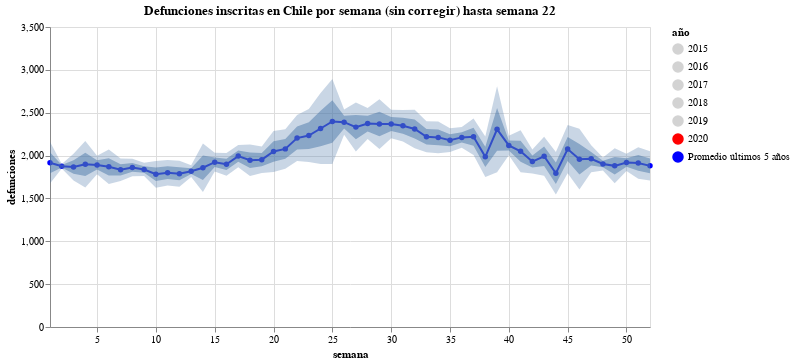

Notebook cell for this chart:
### Code cell
#hide_input
label = alt.selection_single(
    encodings=['x'], # limit selection to x-axis value
    on='mouseover',  # select on mouseover events
    nearest=True,    # select data point nearest the cursor
    empty='none'     # empty selection includes no data points
)

base = alt.Chart(deaths_year_week.drop([i for i in np.arange(2010,2015)]).reset_index().melt("año", value_name="defunciones")).mark_line(point=True).encode(
    x = alt.X("semana:Q",scale=alt.Scale(domain=(1, 52))),
    y = alt.Y("defunciones", scale=alt.Scale(domain=(0,3500))),
    color=alt.Color('año:N', scale=alt.Scale(range=['lightgray', 'lightgray', 'lightgray', 'lightgray', 'lightgray', 'red',"blue"], 
                                             domain=["2015", "2016", "2017", "2018", "2019", "2020", "Promedio últimos 5 años"]))
)

alt.layer(
    base, # base line chart
    
    alt.Chart(df_expected.reset_index()).mark_area(
        opacity=0.5
    ).encode(
        x=alt.X("semana", scale=alt.Scale(domain=(1, 52))),
        y=alt.Y("lower:Q", axis=alt.Axis(title="defunciones")),
        y2="upper:Q"
    ),
    
    alt.Chart(df_expected.reset_index()).mark_area(
        opacity=0.3
    ).encode(
        x=alt.X("semana", scale=alt.Scale(domain=(1, 52))),
        y="lower 2:Q",
        y2="upper 2:Q"
    ),
    # add a rule mark to serve as a guide line
    alt.Chart().mark_rule(color='#aaa').encode(
        x = alt.X('semana:Q', scale=alt.Scale(domain=(1, 52)), axis=alt.Axis(title='semana'), sort=None)
    ).transform_filter(label),
    
    # add circle marks for selected time points, hide unselected points
    base.mark_circle().encode(
        opacity=alt.condition(label, alt.value(1), alt.value(0))
    ).add_selection(label),

    # add white stroked text to provide a legible background for labels
    base.mark_text(align='left', dx=5, dy=-5, stroke='white', strokeWidth=2).encode(
        text='defunciones'
    ).transform_filter(label),

    # add text labels for stock prices
    base.mark_text(align='left', dx=5, dy=-5).encode(
        text='defunciones'
    ).transform_filter(label),
    
    data=deaths_year_week.drop([i for i in np.arange(2010,2015)]).reset_index().melt("año", value_name="defunciones")
).properties(
    title = f'Defunciones inscritas en Chile por semana (sin corregir) hasta semana {current_week-1}',
    width=600
)

### Figure 1 — Vega-Lite specification as saved in the notebook (floating-point values rounded to 4 significant figures; data arrays with more than 128 entries replaced by an {"elided": "..."} marker saying what was removed)
{"config": {"view": {"continuousWidth": 400, "continuousHeight": 300}}, "layer": [{"data": {"name": "data-f079d6935d9db81a7b47558b34f696d6"}, "mark": {"type": "line", "point": true}, "encoding": {"color": {"type": "nominal", "field": "año", "scale": {"domain": ["2015", "2016", "2017", "2018", "2019", "2020", "Promedio últimos 5 años"], "range": ["lightgray", "lightgray", "lightgray", "lightgray", "lightgray", "red", "blue"]}}, "x": {"type": "quantitative", "field": "semana", "scale": {"domain": [1, 52]}}, "y": {"type": "quantitative", "field": "defunciones", "scale": {"domain": [0, 3500]}}}}, {"data": {"name": "data-3a2e35957f1ba8fd87d25a2554e382c3"}, "mark": {"type": "area", "opacity": 0.5}, "encoding": {"x": {"type": "quantitative", "field": "semana", "scale": {"domain": [1, 52]}}, "y": {"type": "quantitative", "axis": {"title": "defunciones"}, "field": "lower"}, "y2": {"field": "upper"}}}, {"data": {"name": "data-3a2e35957f1ba8fd87d25a2554e382c3"}, "mark": {"type": "area", "opacity": 0.3}, "encoding": {"x": {"type": "quantitative", "field": "semana", "scale": {"domain": [1, 52]}}, "y": {"type": "quantitative", "field": "lower 2"}, "y2": {"field": "upper 2"}}}, {"mark": {"type": "rule", "color": "#aaa"}, "encoding": {"x": {"type": "quantitative", "axis": {"title": "semana"}, "field": "semana", "scale": {"domain": [1, 52]}, "sort": null}}, "transform": [{"filter": {"selection": "selector001"}}]}, {"data": {"name": "data-f079d6935d9db81a7b47558b34f696d6"}, "mark": "circle", "encoding": {"color": {"type": "nominal", "field": "año", "scale": {"domain": ["2015", "2016", "2017", "2018", "2019", "2020", "Promedio últimos 5 años"], "range": ["lightgray", "lightgray", "lightgray", "lightgray", "lightgray", "red", "blue"]}}, "opacity": {"condition": {"value": 1, "selection": "selector001"}, "value": 0}, "x": {"type": "quantitative", "field": "semana", "scale": {"domain": [1, 52]}}, "y": {"type": "quantitative", "field": "defunciones", "scale": {"domain": [0, 3500]}}}, "selection": {"selector001": {"type": "single", "encodings": ["x"], "on": "mouseover", "nearest": true, "empty": "none"}}}, {"data": {"name": "data-f079d6935d9db81a7b47558b34f696d6"}, "mark": {"type": "text", "align": "left", "dx": 5, "dy": -5, "stroke": "white", "strokeWidth": 2}, "encoding": {"color": {"type": "nominal", "field": "año", "scale": {"domain": ["2015", "2016", "2017", "2018", "2019", "2020", "Promedio últimos 5 años"], "range": ["lightgray", "lightgray", "lightgray", "lightgray", "lightgray", "red", "blue"]}}, "text": {"type": "quantitative", "field": "defunciones"}, "x": {"type": "quantitative", "field": "semana", "scale": {"domain": [1, 52]}}, "y": {"type": "quantitative", "field": "defunciones", "scale": {"domain": [0, 3500]}}}, "transform": [{"filter": {"selection": "selector001"}}]}, {"data": {"name": "data-f079d6935d9db81a7b47558b34f696d6"}, "mark": {"type": "text", "align": "left", "dx": 5, "dy": -5}, "encoding": {"color": {"type": "nominal", "field": "año", "scale": {"domain": ["2015", "2016", "2017", "2018", "2019", "2020", "Promedio últimos 5 años"], "range": ["lightgray", "lightgray", "lightgray", "lightgray", "lightgray", "red", "blue"]}}, "text": {"type": "quantitative", "field": "defunciones"}, "x": {"type": "quantitative", "field": "semana", "scale": {"domain": [1, 52]}}, "y": {"type": "quantitative", "field": "defunciones", "scale": {"domain": [0, 3500]}}}, "transform": [{"filter": {"selection": "selector001"}}]}], "data": {"name": "data-f079d6935d9db81a7b47558b34f696d6"}, "title": "Defunciones inscritas en Chile por semana (sin corregir) hasta semana 22", "width": 600, "$schema": "https://vega.github.io/schema/vega-lite/v4.8.1.json", "datasets": {"data-f079d6935d9db81a7b47558b34f696d6": {"elided": "364 records"}, "data-3a2e35957f1ba8fd87d25a2554e382c3": [{"semana": 1, "Expected": 1917.0, "lower": 1795.0, "upper": 2039.0, "lower 2": 1673.0, "upper 2": 2162.0}, {"semana": 2, "Expected": 1875.0, "lower": 1861.0, "upper": 1889.0, "lower 2": 1848.0, "upper 2": 1902.0}, {"semana": 3, "Expected": 1866.0, "lower": 1788.0, "upper": 1944.0, "lower 2": 1710.0, "upper 2": 2022.0}, {"semana": 4, "Expected": 1898.0, "lower": 1762.0, "upper": 2034.0, "lower 2": 1627.0, "upper 2": 2170.0}, {"semana": 5, "Expected": 1891.0, "lower": 1837.0, "upper": 1945.0, "lower 2": 1783.0, "upper 2": 1999.0}, {"semana": 6, "Expected": 1869.0, "lower": 1768.0, "upper": 1970.0, "lower 2": 1667.0, "upper 2": 2070.0}, {"semana": 7, "Expected": 1834.0, "lower": 1768.0, "upper": 1900.0, "lower 2": 1703.0, "upper 2": 1965.0}, {"semana": 8, "Expected": 1861.0, "lower": 1810.0, "upper": 1912.0, "lower 2": 1759.0, "upper 2": 1963.0}, {"semana": 9, "Expected": 1838.0, "lower": 1800.0, "upper": 1876.0, "lower 2": 1761.0, "upper 2": 1915.0}, {"semana": 10, "Expected": 1782.0, "lower": 1704.0, "upper": 1860.0, "lower 2": 1626.0, "upper 2": 1938.0}, {"semana": 11, "Expected": 1800.0, "lower": 1726.0, "upper": 1874.0, "lower 2": 1652.0, "upper 2": 1948.0}, {"semana": 12, "Expected": 1789.0, "lower": 1713.0, "upper": 1865.0, "lower 2": 1637.0, "upper 2": 1941.0}, {"semana": 13, "Expected": 1818.0, "lower": 1784.0, "upper": 1852.0, "lower 2": 1750.0, "upper 2": 1886.0}, {"semana": 14, "Expected": 1858.0, "lower": 1716.0, "upper": 2000.0, "lower 2": 1574.0, "upper 2": 2142.0}, {"semana": 15, "Expected": 1923.0, "lower": 1868.0, "upper": 1978.0, "lower 2": 1814.0, "upper 2": 2032.0}, {"semana": 16, "Expected": 1898.0, "lower": 1832.0, "upper": 1964.0, "lower 2": 1765.0, "upper 2": 2031.0}, {"semana": 17, "Expected": 1994.0, "lower": 1929.0, "upper": 2058.0, "lower 2": 1864.0, "upper 2": 2124.0}, {"semana": 18, "Expected": 1946.0, "lower": 1855.0, "upper": 2037.0, "lower 2": 1763.0, "upper 2": 2128.0}, {"semana": 19, "Expected": 1952.0, "lower": 1875.0, "upper": 2029.0, "lower 2": 1798.0, "upper 2": 2106.0}, {"semana": 20, "Expected": 2048.0, "lower": 1928.0, "upper": 2168.0, "lower 2": 1808.0, "upper 2": 2288.0}, {"semana": 21, "Expected": 2078.0, "lower": 1963.0, "upper": 2194.0, "lower 2": 1847.0, "upper 2": 2308.0}, {"semana": 22, "Expected": 2204.0, "lower": 2070.0, "upper": 2338.0, "lower 2": 1936.0, "upper 2": 2472.0}, {"semana": 23, "Expected": 2234.0, "lower": 2078.0, "upper": 2390.0, "lower 2": 1924.0, "upper 2": 2544.0}, {"semana": 24, "Expected": 2316.0, "lower": 2108.0, "upper": 2524.0, "lower 2": 1902.0, "upper 2": 2730.0}, {"semana": 25, "Expected": 2398.0, "lower": 2150.0, "upper": 2646.0, "lower 2": 1902.0, "upper 2": 2894.0}, {"semana": 26, "Expected": 2390.0, "lower": 2316.0, "upper": 2464.0, "lower 2": 2242.0, "upper 2": 2538.0}, {"semana": 27, "Expected": 2332.0, "lower": 2190.0, "upper": 2474.0, "lower 2": 2047.0, "upper 2": 2618.0}, {"semana": 28, "Expected": 2374.0, "lower": 2282.0, "upper": 2466.0, "lower 2": 2192.0, "upper 2": 2556.0}, {"semana": 29, "Expected": 2368.0, "lower": 2224.0, "upper": 2512.0, "lower 2": 2078.0, "upper 2": 2658.0}, {"semana": 30, "Expected": 2368.0, "lower": 2286.0, "upper": 2450.0, "lower 2": 2202.0, "upper 2": 2534.0}, {"semana": 31, "Expected": 2348.0, "lower": 2256.0, "upper": 2440.0, "lower 2": 2164.0, "upper 2": 2532.0}, {"semana": 32, "Expected": 2310.0, "lower": 2198.0, "upper": 2422.0, "lower 2": 2086.0, "upper 2": 2534.0}, {"semana": 33, "Expected": 2220.0, "lower": 2130.0, "upper": 2310.0, "lower 2": 2039.0, "upper 2": 2400.0}, {"semana": 34, "Expected": 2212.0, "lower": 2120.0, "upper": 2304.0, "lower 2": 2026.0, "upper 2": 2398.0}, {"semana": 35, "Expected": 2180.0, "lower": 2110.0, "upper": 2250.0, "lower 2": 2041.0, "upper 2": 2320.0}, {"semana": 36, "Expected": 2212.0, "lower": 2152.0, "upper": 2272.0, "lower 2": 2090.0, "upper 2": 2334.0}, {"semana": 37, "Expected": 2220.0, "lower": 2114.0, "upper": 2326.0, "lower 2": 2008.0, "upper 2": 2432.0}, {"semana": 38, "Expected": 1986.0, "lower": 1868.0, "upper": 2104.0, "lower 2": 1750.0, "upper 2": 2222.0}, {"semana": 39, "Expected": 2306.0, "lower": 2056.0, "upper": 2556.0, "lower 2": 1804.0, "upper 2": 2808.0}, {"semana": 40, "Expected": 2118.0, "lower": 2060.0, "upper": 2176.0, "lower 2": 2004.0, "upper 2": 2232.0}, {"semana": 41, "Expected": 2050.0, "lower": 1928.0, "upper": 2172.0, "lower 2": 1806.0, "upper 2": 2294.0}, {"semana": 42, "Expected": 1930.0, "lower": 1860.0, "upper": 2000.0, "lower 2": 1790.0, "upper 2": 2070.0}, {"semana": 43, "Expected": 1992.0, "lower": 1878.0, "upper": 2106.0, "lower 2": 1764.0, "upper 2": 2220.0}, {"semana": 44, "Expected": 1794.0, "lower": 1669.0, "upper": 1919.0, "lower 2": 1545.0, "upper 2": 2043.0}, {"semana": 45, "Expected": 2076.0, "lower": 1936.0, "upper": 2216.0, "lower 2": 1795.0, "upper 2": 2356.0}, {"semana": 46, "Expected": 1957.0, "lower": 1780.0, "upper": 2134.0, "lower 2": 1603.0, "upper 2": 2312.0}, {"semana": 47, "Expected": 1962.0, "lower": 1883.0, "upper": 2041.0, "lower 2": 1804.0, "upper 2": 2120.0}, {"semana": 48, "Expected": 1902.0, "lower": 1864.0, "upper": 1940.0, "lower 2": 1826.0, "upper 2": 1978.0}, {"semana": 49, "Expected": 1880.0, "lower": 1778.0, "upper": 1982.0, "lower 2": 1677.0, "upper 2": 2084.0}, {"semana": 50, "Expected": 1920.0, "lower": 1870.0, "upper": 1970.0, "lower 2": 1819.0, "upper 2": 2021.0}, {"semana": 51, "Expected": 1914.0, "lower": 1822.0, "upper": 2006.0, "lower 2": 1730.0, "upper 2": 2098.0}, {"semana": 52, "Expected": 1880.0, "lower": 1795.0, "upper": 1965.0, "lower 2": 1710.0, "upper 2": 2050.0}]}}
